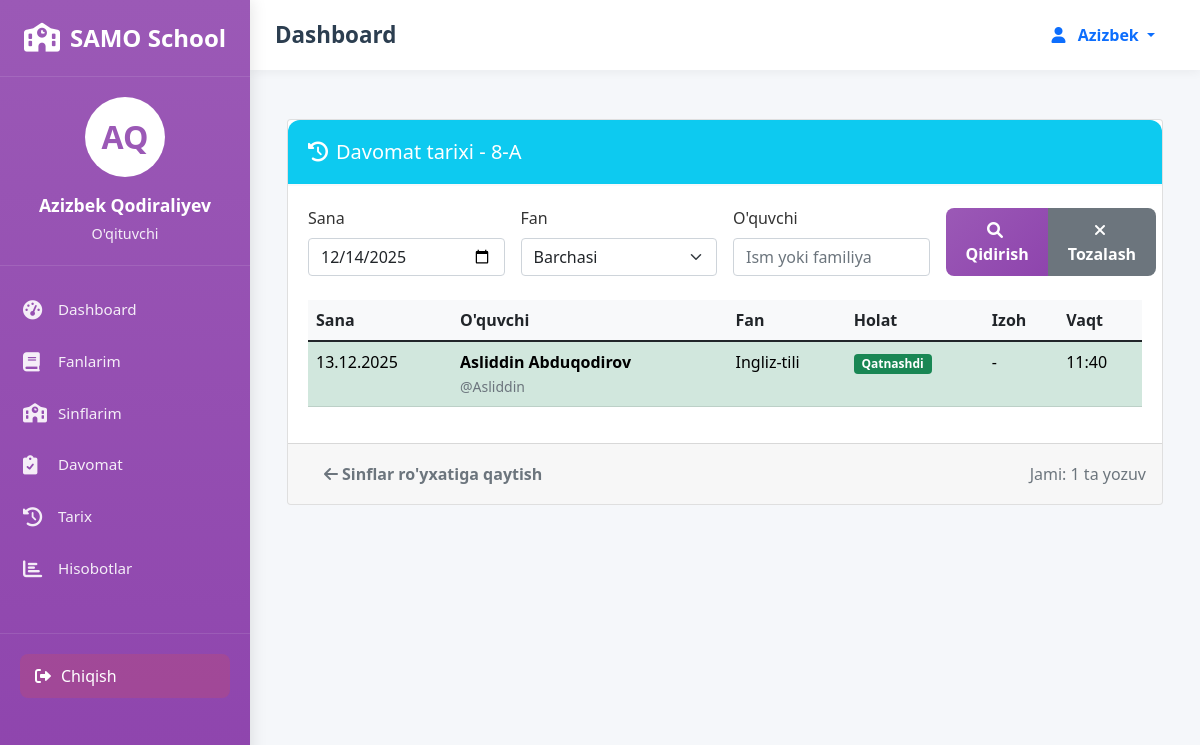
/teacher/class/5/attendance/ (signed in), run on an earlier commit of the app's database.
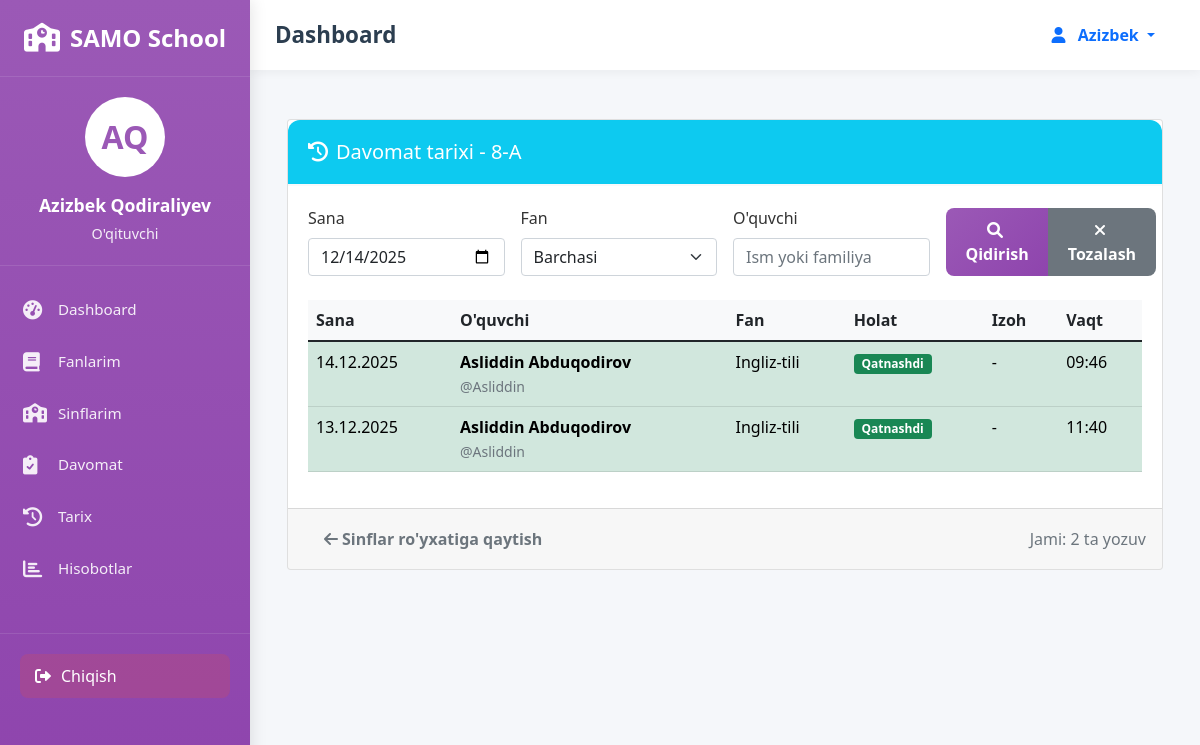
And on a later commit of the database.
### attendance/models.py (models this page shows, shortened)
class Attendance(models.Model):
    STATUS_CHOICES = [
        ('present', 'Present'),
        ('absent', 'Absent'),
        ('late', 'Late'),
        ('excused', 'Excused'),
    ]
    student = models.ForeignKey(User, on_delete=models.CASCADE, related_name='attendances')
    teacher = models.ForeignKey(User, on_delete=models.CASCADE, related_name='taken_attendances')
    subject = models.ForeignKey(Subject, on_delete=models.CASCADE)
    class_obj = models.ForeignKey(Class, on_delete=models.CASCADE)
    date = models.DateField()
    status = models.CharField(max_length=10, choices=STATUS_CHOICES, default='present')
    notes = models.TextField(blank=True, null=True)
    created_at = models.DateTimeField(auto_now_add=True)
    updated_at = models.DateTimeField(auto_now=True)
    class Meta:
        ordering = ['-date', '-created_at']

class Subject(models.Model):
    name = models.CharField(max_length=100)
    teacher = models.ForeignKey(User, on_delete=models.SET_NULL, null=True,
                                related_name='teacher_subjects')
    classes = models.ManyToManyField(Class, related_name='subjects')
    lessons_per_week = models.IntegerField(default=1)
    schedule = models.CharField(max_length=100, blank=True, null=True)
    created_at = models.DateTimeField(auto_now_add=True)

### attendance/views.py (the view)
# urls.py: path('teacher/class/<int:class_id>/attendance/', views.teacher_view_class_attendance,
@login_required
def teacher_view_class_attendance(request, class_id):
    if not hasattr(request.user, 'profile') or request.user.profile.role != 'teacher':
        messages.error(request, "Sizda o'qituvchi huquqlari yo'q!")
        return redirect('login')
    class_obj = get_object_or_404(Class, id=class_id, teacher=request.user)
    date_filter = request.GET.get('date', '')
    subject_filter = request.GET.get('subject', '')
    student_filter = request.GET.get('student', '')
    attendance_records = Attendance.objects.filter(
        class_obj=class_obj,
        teacher=request.user
    ).select_related('student', 'subject').order_by('-date', '-created_at')
    if date_filter:
        try:
            filter_date = datetime.strptime(date_filter, '%Y-%m-%d').date()
            attendance_records = attendance_records.filter(date=filter_date)
        except:
            pass
    if subject_filter:
        attendance_records = attendance_records.filter(subject__name__icontains=subject_filter)
    if student_filter:
        attendance_records = attendance_records.filter(
            Q(student__first_name__icontains=student_filter) |
            Q(student__last_name__icontains=student_filter) |
            Q(student__username__icontains=student_filter)
        )
    subjects = Subject.objects.filter(teacher=request.user, classes=class_obj)
    students = Profile.objects.filter(role='student', student_class=class_obj).select_related('user')
    context = {
        'class_obj': class_obj,
        'attendance_records': attendance_records,
        'subjects': subjects,
        'students': students,
        'date_filter': date_filter,
        'subject_filter': subject_filter,
        'student_filter': student_filter,
    }
    return render(request, 'attendance/teacher_class_attendance.html', context)

### attendance/templates/attendance/teacher_class_attendance.html (shortened to what the changed rows need)
{% extends 'attendance/base.html' %}
{% block content %}
<div class="container-fluid py-4">
    <div class="card">
        <div class="card-body">
            {% if attendance_records %}
            <div class="table-responsive">
                <table class="table table-hover">
                    <thead>
                        <tr>
                            <th>Sana</th>
                            <th>O'quvchi</th>
                            <th>Fan</th>
                            <th>Holat</th>
                            <th>Izoh</th>
                            <th>Vaqt</th>
                        </tr>
                    </thead>
                    <tbody>
                        {% for record in attendance_records %}
                        <tr class="{% if record.status == 'present' %}table-success{% elif record.status == 'absent' %}table-danger{% elif record.status == 'late' %}table-warning{% else %}table-info{% endif %}">
                            <td>{{ record.date|date:"d.m.Y" }}</td>
                            <td>
                                <strong>{{ record.student.get_full_name }}</strong>
                                <br>
                                <small class="text-muted">@{{ record.student.username }}</small>
                            </td>
                            <td>{{ record.subject.name }}</td>
                            <td>
                                {% if record.status == 'present' %}
                                <span class="badge bg-success">Qatnashdi</span>
                                {% elif record.status == 'absent' %}
                                <span class="badge bg-danger">Qatnashmadi</span>
                                {% elif record.status == 'late' %}
                                <span class="badge bg-warning">Kech qoldi</span>
                                {% else %}
                                <span class="badge bg-info">Sababli</span>
                                {% endif %}
                            </td>
                            <td>{{ record.notes|default:"-"|truncatechars:50 }}</td>
                            <td>{{ record.created_at|time:"H:i" }}</td>
                        </tr>
                        {% endfor %}
                    </tbody>
                </table>
            </div>
            {% endif %}
        </div>
        <div class="card-footer">
            <div class="d-flex justify-content-between align-items-center">
                <div>
                    <a href="{% url 'teacher_my_classes' %}" class="btn btn-outline-secondary">
                    </a>
                </div>
                <div class="text-muted">
                    {% if attendance_records %}
                    Jami: {{ attendance_records.count }} ta yozuv
                    {% endif %}
                </div>
            </div>
        </div>
    </div>
</div>
{% endblock %}

What changed in the data, as far as the page shows it:
added Attendance: date "14.12.2025", student.get_full_name "Asliddin Abduqodirov", student.username "Asliddin", subject.name "Ingliz-tili", status "Qatnashdi", notes "-", created_at "09:46"
Also different on the page:
{{ attendance_records.count }}: "1" → "2"
